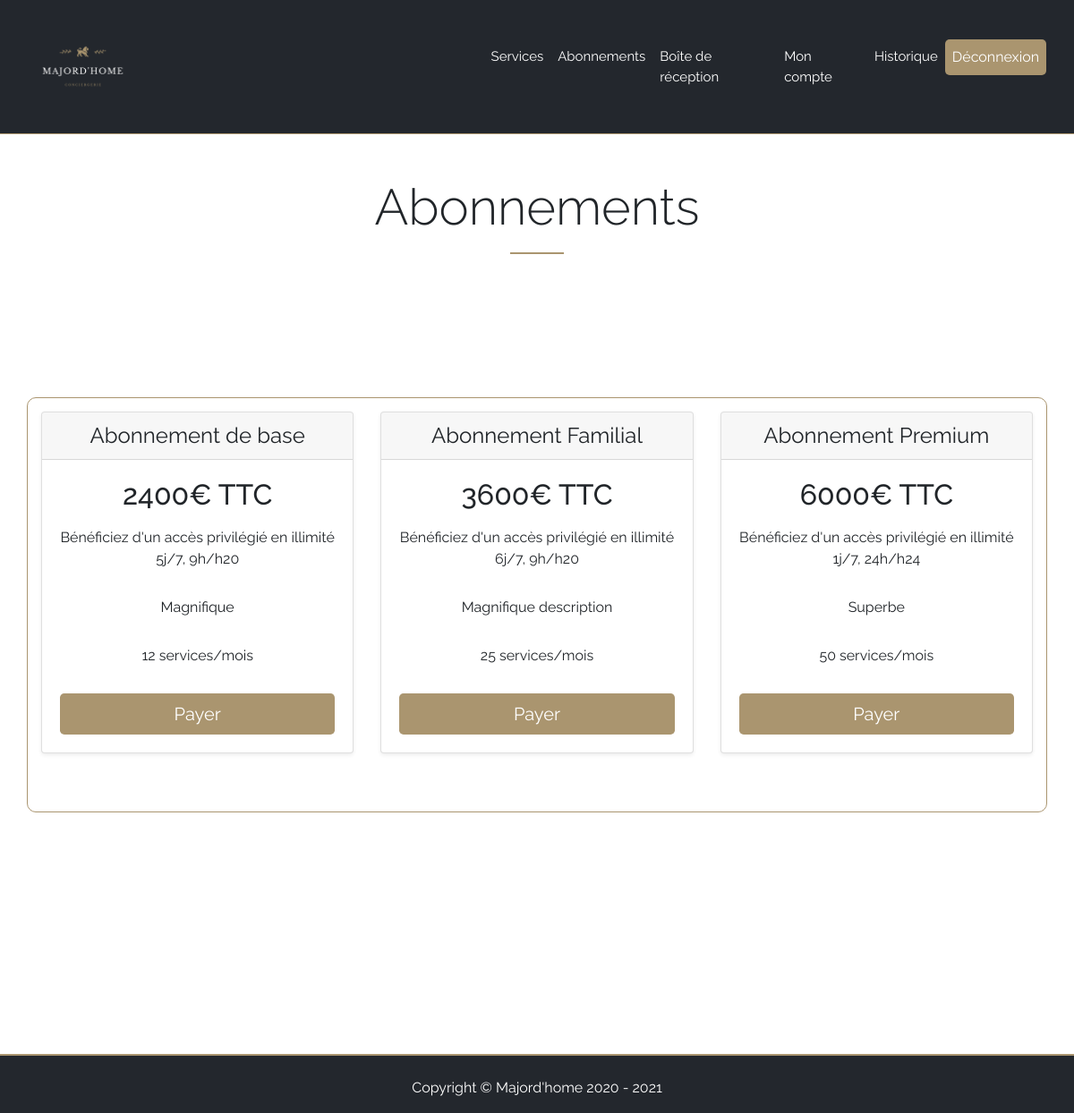
/pages/front/subscription.php (signed in), run on the app's committed database.
### tables this page shows
CREATE TABLE `abonnement` (
  `idAbonnement` int(11) NOT NULL,
  `nom` varchar(100) NOT NULL,
  `prix` int(32) NOT NULL,
  `description` text NOT NULL,
  `annee` int(11) NOT NULL,
  `mois` int(11) NOT NULL,
  `jours` int(11) NOT NULL,
  `semaine` int(11) NOT NULL,
  `debutTemps` int(11) NOT NULL,
  `finTemps` int(11) NOT NULL,
  `temps` int(11) NOT NULL,
  `statut` int(11) NOT NULL
);

### pages/front/subscription.php (the view, shortened to what this page needs)
<?php
require "header.php";
?>
<section >
    <div class="pricing-header px-3 py-3 pt-md-5 pb-md-4 mx-auto text-center">
        <h1 class="display-4">Abonnements</h1>
        <hr class="hr">
    </div>
    <div class="container borderSubscription">
        <div class="row text-center">
            <?php
            $data = $connect->query("SELECT idAbonnement, nom, prix, description, semaine, temps, debutTemps, finTemps FROM abonnement WHERE statut=0");
            foreach ($data->fetchAll() as $key => $subscription) {
                    $subscription['prix'] = $subscription['prix']/100;
                    echo '<div class="col-md-4">';
                        echo '<div class="card shadow-sm">';
                            echo '<div class="card-header">';
                                echo '<h4 class="my-0 font-weight-normal">'.$subscription['nom'].'</h4>';
                            echo "</div>";
                            echo '<div class="card-body">';
                                echo '<h2 class="card-title pricing-card-title">'.$subscription['prix'].'€ TTC</h2>';
                                echo '<ul class="list-unstyled mt-3 mb-4">';
                                    echo "<li class='liSubscription'>Bénéficiez d'un accès privilégié en illimité ".$subscription['semaine']."j/7, ".$subscription['debutTemps']."h/h".$subscription['finTemps'];
                                    echo '<li class="liSubscription">'.$subscription['description'];
                                    if ($subscription['temps'] == -1){
                                        echo '<li class="liSubscription">Nombre de services illimités';
                                    }else{
                                        echo '<li class="liSubscription">'.$subscription['temps'].' services/mois';
                                    }
                                echo '</ul>';
                                echo '<a class="btnSubscription" href="checkSubscription.php?id='.$subscription['idAbonnement'].'">Payer</a>';
                            echo '</div>';
                        echo '</div>';
                    echo '</div>';
                }
            ?>
        </div>
    </div>
</section>
<?php
require "../footer.php";
?>

### css/body.css (style rules this page uses)
html, body { height: 100%; }
body { margin: 0; display: flex; flex-direction: column; min-height: 100vh; font-family: Raleway; }
.hr { width: 5%; border: 1px solid #aa956f; }
section { flex: 1; }

### css/front/payment.css (style rules this page uses)
h2 { text-align: center; }

### css/front/subscription.css (style rules this page uses)
.borderSubscription { width: 100%; padding: 15px; margin: auto; border: 1px solid #aa956f; border-radius: 10px; }
.btnSubscription { width: 100%; display: block; font-size: 1.25rem; font-weight: 400; background-color:#aa956f; color: #FFFFFF; border-radius: 0.3rem; padding: 0.5rem 1rem; line-height: 1.5; text-align: center; vertical-align: middle; }
.liSubscription { margin-bottom: 30px; }

### css/front/inbox.css (style rules this page uses)
body { font-family: 'Raleway'; }
section { padding-bottom: 100px; }
.hr { width: 5%; border: 1px solid #aa956f; }

### css/back/subscription.css (style rules this page uses)
.borderSubscription { padding: 15px; margin: auto; margin-bottom: 10%; margin-top: 10%; border: 1px solid #aa956f; border-radius: 10px; }
.liSubscription { margin-bottom: 30px; }
.col-md-4 { margin-bottom: 50px; }

### css/back/category.css (style rules this page uses)
.hr { width: 5%; border: 1px solid #aa956f; }
section { padding-bottom: 150px; }

### css/back/serviceBack.css (style rules this page uses)
.hr { width: 5%; border: 1px solid #aa956f; }
section { padding-bottom: 150px; }

### data on the page
abonnement: nom "Abonnement de base", prix "2400", semaine "5", debutTemps "9", finTemps "20", description "Magnifique", temps "12"
abonnement: nom "Abonnement Familial", prix "3600", semaine "6", debutTemps "9", finTemps "20", description "Magnifique description", temps "25"
abonnement: nom "Abonnement Premium", prix "6000", semaine "1", debutTemps "24", finTemps "24", description "Superbe", temps "50"
